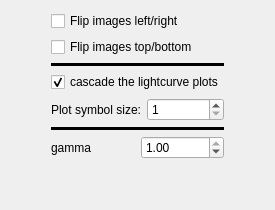
               <widget class="QWidget" name="tab_23">
                <attribute name="title">
                 <string>Image/Plot</string>
                </attribute>
                <layout class="QGridLayout" name="gridLayout_23">
                 <item row="0" column="0">
                  <spacer name="horizontalSpacer_80">
                   <property name="orientation">
                    <enum>Qt::Horizontal</enum>
                   </property>
                   <property name="sizeHint" stdset="0">
                    <size>
                     <width>40</width>
                     <height>20</height>
                    </size>
                   </property>
                  </spacer>
                 </item>
                 <item row="0" column="1">
                  <layout class="QVBoxLayout" name="verticalLayout_54">
                   <item>
                    <widget class="QCheckBox" name="flipImagesLeftToRightCheckBox">
                     <property name="toolTip">
                      <string>&lt;html&gt;&lt;head/&gt;&lt;body&gt;&lt;p&gt;Click this button to flip the image left to right.&lt;/p&gt;&lt;/body&gt;&lt;/html&gt;</string>
                     </property>
                     <property name="text">
                      <string>Flip images left/right</string>
                     </property>
                    </widget>
                   </item>
                   <item>
                    <widget class="QCheckBox" name="flipImagesTopToBottomCheckBox">
                     <property name="toolTip">
                      <string>&lt;html&gt;&lt;head/&gt;&lt;body&gt;&lt;p&gt;Click this button to invert the Y axes on the main image as well as the two thumbnails.&lt;/p&gt;&lt;p&gt;This control is necessary because: the origin of composite video images is the upper left corner of the image; for .fits files, the origin is at the lower left corner of the image.&lt;/p&gt;&lt;/body&gt;&lt;/html&gt;</string>
                     </property>
                     <property name="text">
                      <string>Flip images top/bottom</string>
                     </property>
                    </widget>
                   </item>
                   <item>
                    <widget class="Line" name="line_18">
                     <property name="frameShadow">
                      <enum>QFrame::Plain</enum>
                     </property>
                     <property name="lineWidth">
                      <number>5</number>
                     </property>
                     <property name="midLineWidth">
                      <number>5</number>
                     </property>
                     <property name="orientation">
                      <enum>Qt::Horizontal</enum>
                     </property>
                    </widget>
                   </item>
                   <item>
                    <widget class="QCheckBox" name="cascadeCheckBox">
                     <property name="minimumSize">
                      <size>
                       <width>0</width>
                       <height>0</height>
                      </size>
                     </property>
                     <property name="maximumSize">
                      <size>
                       <width>16777215</width>
                       <height>16777215</height>
                      </size>
                     </property>
                     <property name="sizeIncrement">
                      <size>
                       <width>0</width>
                       <height>0</height>
                      </size>
                     </property>
                     <property name="toolTip">
                      <string>&lt;html&gt;&lt;head/&gt;&lt;body&gt;&lt;p&gt;If checked, lightcurve plots will cascade from the upper left of the monitor diagonally toward the lower right.&lt;/p&gt;&lt;p&gt;If unchecked, lightcurve plots will stack on top of each other in the center of the monitor.&lt;/p&gt;&lt;/body&gt;&lt;/html&gt;</string>
                     </property>
                     <property name="layoutDirection">
                      <enum>Qt::LeftToRight</enum>
                     </property>
                     <property name="text">
                      <string>cascade the lightcurve plots</string>
                     </property>
                     <property name="checked">
                      <bool>true</bool>
                     </property>
                    </widget>
                   </item>
                   <item>
                    <layout class="QHBoxLayout" name="horizontalLayout_79">
                     <item>
                      <widget class="QLabel" name="plotSymbolSizeLabel">
                       <property name="toolTip">
                        <string>&lt;html&gt;&lt;head/&gt;&lt;body&gt;&lt;p&gt;This spinner sets the size of the symbols used in the plots to show a data value position. &lt;/p&gt;&lt;p&gt;If you open a set of plots and would like to see smaller or larger dots, simply close the plots, change the symbol size using this spinner and reopen the plots.&lt;/p&gt;&lt;/body&gt;&lt;/html&gt;</string>
                       </property>
                       <property name="text">
                        <string>Plot symbol size:</string>
                       </property>
                       <property name="alignment">
                        <set>Qt::AlignRight|Qt::AlignTrailing|Qt::AlignVCenter</set>
                       </property>
                      </widget>
                     </item>
                     <item>
                      <widget class="QSpinBox" name="plotSymbolSizeSpinBox">
                       <property name="toolTip">
                        <string/>
                       </property>
                       <property name="minimum">
                        <number>1</number>
                       </property>
                       <property name="maximum">
                        <number>20</number>
                       </property>
                      </widget>
                     </item>
                    </layout>
                   </item>
                   <item>
                    <widget class="Line" name="line_19">
                     <property name="frameShadow">
                      <enum>QFrame::Plain</enum>
                     </property>
                     <property name="lineWidth">
                      <number>5</number>
                     </property>
                     <property name="midLineWidth">
                      <number>5</number>
                     </property>
                     <property name="orientation">
                      <enum>Qt::Horizontal</enum>
                     </property>
                    </widget>
                   </item>
                   <item>
                    <layout class="QHBoxLayout" name="horizontalLayout_80">
                     <item>
                      <widget class="QLabel" name="gammaLabel">
                       <property name="toolTip">
                        <string>&lt;html&gt;&lt;head/&gt;&lt;body&gt;&lt;p&gt;If the video was recorded with a gamma setting other than 1.00, put that value in this spin box (it can be directly edited if the 0.05 steps of the spinner are inappropriate).&lt;/p&gt;&lt;p&gt;If a value other than 1.00 is present in this edit box, all images will have a gamma reversal applied on a pixel by pixel basis. This is desirable when more accurate photometrics are needed as it improves the linearity of the pixel response to light.&lt;/p&gt;&lt;p&gt;The reversal equation used is: &lt;span style=&quot; font-weight:600; color:#fc0107;&quot;&gt;xnew = maxval * ((x / maxval) ^ (1 / gamma))&lt;/span&gt; where maxval is either 65535 (for 16 bit images) or 255 (for 8 bit images).&lt;/p&gt;&lt;/body&gt;&lt;/html&gt;</string>
                       </property>
                       <property name="text">
                        <string>gamma</string>
                       </property>
                      </widget>
                     </item>
                     <item>
                      <widget class="QDoubleSpinBox" name="gammaSettingOfCamera">
                       <property name="minimum">
                        <double>0.250000000000000</double>
                       </property>
                       <property name="maximum">
                        <double>1.000000000000000</double>
                       </property>
                       <property name="singleStep">
                        <double>0.050000000000000</double>
                       </property>
                       <property name="value">
                        <double>1.000000000000000</double>
                       </property>
                      </widget>
                     </item>
                    </layout>
                   </item>
                  </layout>
                 </item>
                 <item row="0" column="2">
                  <spacer name="horizontalSpacer_81">
                   <property name="orientation">
                    <enum>Qt::Horizontal</enum>
                   </property>
                   <property name="sizeHint" stdset="0">
                    <size>
                     <width>40</width>
                     <height>20</height>
                    </size>
                   </property>
                  </spacer>
                 </item>
                 <item row="1" column="1">
                  <spacer name="verticalSpacer_21">
                   <property name="orientation">
                    <enum>Qt::Vertical</enum>
                   </property>
                   <property name="sizeHint" stdset="0">
                    <size>
                     <width>20</width>
                     <height>40</height>
                    </size>
                   </property>
                  </spacer>
                 </item>
                </layout>
               </widget>
